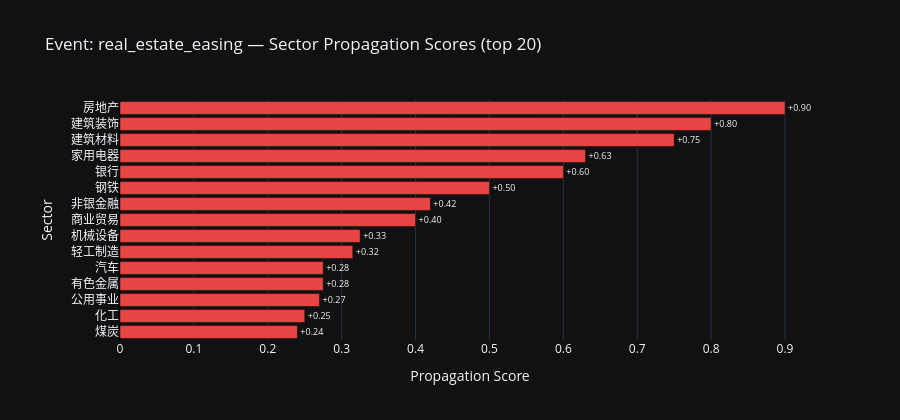

Notebook code for this chart:
### Code cell
plot_propagation_scores('real_estate_easing')

### Figure 1 — Plotly figure (JSON) as saved in the notebook; plotly's stock layout.template omitted (floating-point values rounded to 4 significant figures)
{"data": [{"customdata": [2, 2, 2, 2, 2, 2, 2, 1, 2, 1, 1, 2, 1, 1, 1], "hovertemplate": "%{y}<br>score: %{x:+.3f}<br>hop: %{customdata}<extra></extra>", "marker": {"color": ["#e84545", "#e84545", "#e84545", "#e84545", "#e84545", "#e84545", "#e84545", "#e84545", "#e84545", "#e84545", "#e84545", "#e84545", "#e84545", "#e84545", "#e84545"]}, "orientation": "h", "text": ["+0.24", "+0.25", "+0.27", "+0.28", "+0.28", "+0.32", "+0.33", "+0.40", "+0.42", "+0.50", "+0.60", "+0.63", "+0.75", "+0.80", "+0.90"], "textposition": "outside", "x": [0.24, 0.25, 0.27, 0.275, 0.275, 0.315, 0.325, 0.4, 0.42, 0.5, 0.6, 0.63, 0.75, 0.8, 0.9], "y": ["煤炭", "化工", "公用事业", "有色金属", "汽车", "轻工制造", "机械设备", "商业贸易", "非银金融", "钢铁", "银行", "家用电器", "建筑材料", "建筑装饰", "房地产"], "type": "bar"}], "layout": {"xaxis": {"title": {"text": "Propagation Score"}, "zeroline": true, "zerolinewidth": 2, "zerolinecolor": "black"}, "margin": {"l": 120, "r": 80}, "title": {"text": "Event: real_estate_easing — Sector Propagation Scores (top 20)"}, "yaxis": {"title": {"text": "Sector"}}, "height": 420, "showlegend": false}}
